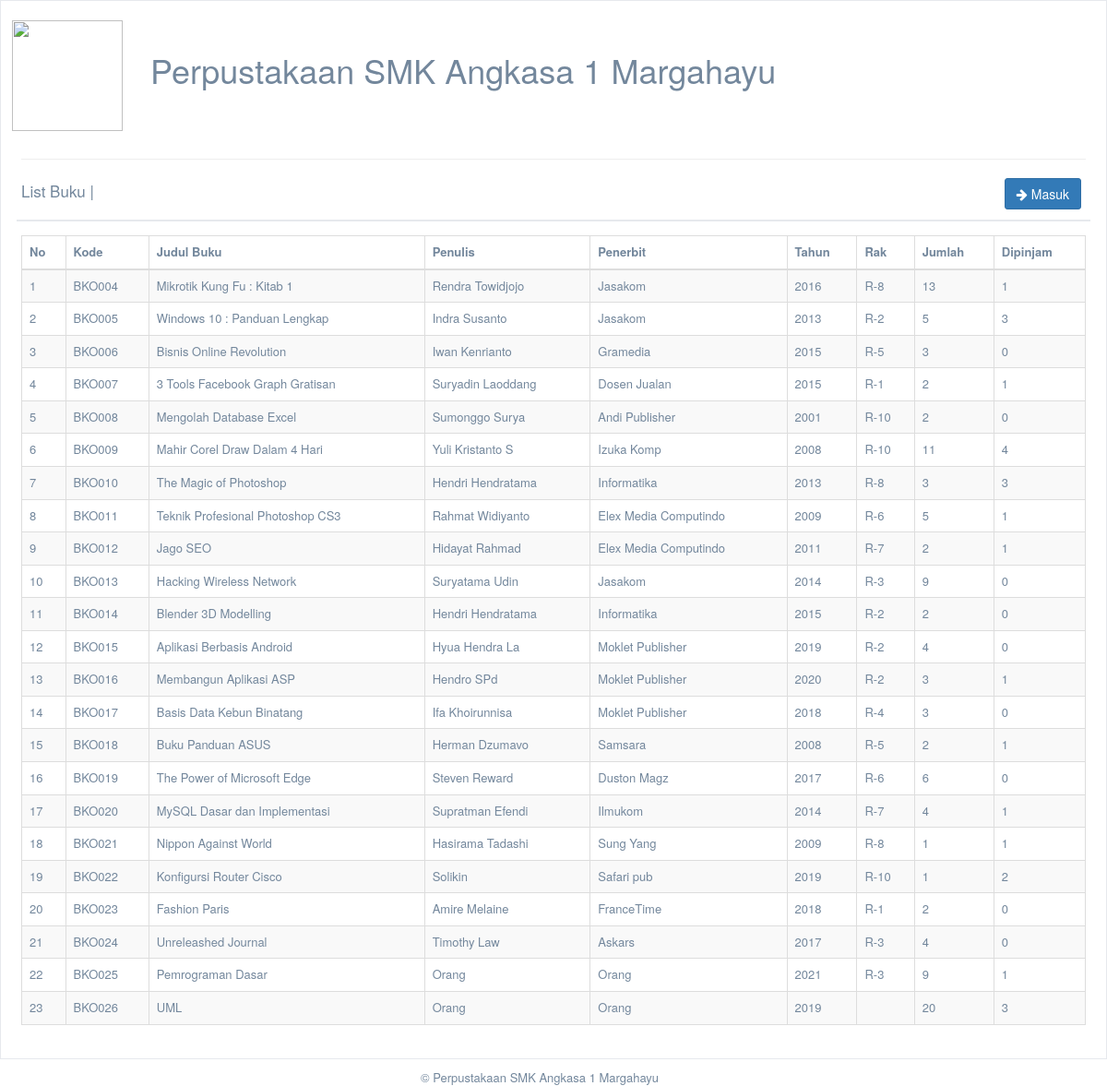
The page / on the database its author committed.
### tables this page shows
CREATE TABLE `buku` (
  `ID_BUKU` varchar(10) NOT NULL,
  `ID_ADMIN` varchar(10) DEFAULT NULL,
  `TITLE` varchar(150) DEFAULT NULL,
  `AUTHOR` varchar(128) DEFAULT NULL,
  `PUBLISHER` varchar(128) DEFAULT NULL,
  `YEAR` char(4) DEFAULT NULL,
  `SHELF` varchar(128) NOT NULL,
  `QTY` int(11) DEFAULT NULL,
  `KELUAR` int(11) DEFAULT NULL
);

### application/controllers/Landing.php (called while the page is built, shortened)
<?php
class Landing extends CI_Controller
{
    public function __construct()
    {
        $this->load->model('Buku_model');
    }
    public function index()
    {
        $data['title'] = 'List Buku';
        $data['primary_view'] = 'landing_view';
        $data['total'] = $this->Buku_model->getCount();
        $data['list'] = $this->Buku_model->getList();
        $this->load->view('landing_template_view', $data);
    }
}

### index.php (called while the page is built, shortened)
<?php
require_once BASEPATH.'core/CodeIgniter.php';

### application/models/Buku_model.php (called while the page is built, shortened)
<?php
class Buku_model extends CI_Model
{
	public function getList()
	{
		return $query = $this->db->order_by('ID_BUKU', 'ASC')->get('buku')->result();
	}
}

### application/views/landing_view.php (the view, shortened to what this page needs)
<div class="row">
    <div class="col-md-12 col-sm-12 col-xs-12">
        <div class="x_panel">
            <div class="x_title">
                <div class="row">
                    <h1>
                        <img width="120px" height="120px" src="<?php echo base_url('assets/img/logosmkangkasa1.png'); ?>">
                        &nbsp Perpustakaan SMK Angkasa 1 Margahayu
                    </h1>
                </div>
                <hr>
                <h2>List Buku |<small class="redtext">Berikut list buku yang dibutuhkan siswa untuk melakukan peminjaman. Untuk masuk sebagai Admin / Petugas tekan tombol <b>Masuk</b> di sebelah kanan !</small></h2>
                <a href="<?php echo base_url('login'); ?>" class="btn btn-primary pull-right"><i class="fa fa-arrow-right"></i> Masuk</a>
                <div class="clearfix"></div>
            </div>
            <div class="x_content">
                <?php if ($total == 0) : ?>
                    <div class="alert alert-danger">Tidak ada data</div>
                <?php else : ?>
                    <table id="datatable" class="table table-striped table-bordered">
                        <thead>
                            <tr>
                                <th>No</th>
                                <th>Kode</th>
                                <th>Judul Buku</th>
                                <th>Penulis</th>
                                <th>Penerbit</th>
                                <th>Tahun</th>
                                <th>Rak</th>
                                <th>Jumlah</th>
                                <th>Dipinjam</th>
                            </tr>
                        </thead>
                        <tbody>
                            <?php $no = 1; ?>
                            <?php foreach ($list as $bookList) : ?>
                                <tr>
                                    <td><?php echo $no ?></td>
                                    <td><?php echo $bookList->ID_BUKU ?></td>
                                    <td><?php echo $bookList->TITLE ?></td>
                                    <td><?php echo $bookList->AUTHOR ?></td>
                                    <td><?php echo $bookList->PUBLISHER ?></td>
                                    <td><?php echo $bookList->YEAR ?></td>
                                    <td><?php echo $bookList->SHELF ?></td>
                                    <td><?php echo $bookList->QTY ?></td>
                                    <td><?php echo $bookList->KELUAR ?></td>
                                </tr>
                                <?php $no++; ?>
                            <?php endforeach; ?>
                        </tbody>
                    </table>
                <?php endif; ?>
            </div>
        </div>
    </div>
</div>
</div>

### application/views/landing_template_view.php (shortened to what this page needs)
<!DOCTYPE html>
<html lang="en">
<head>
    <link href="<?php echo base_url() ?>assets/vendors/bootstrap/dist/css/bootstrap.min.css" rel="stylesheet">
    <link href="<?php echo base_url() ?>assets/vendors/font-awesome/css/font-awesome.min.css" rel="stylesheet">
    <link href=".<?php echo base_url() ?>assets/vendors/nprogress/nprogress.css" rel="stylesheet">
    <link href="<?php echo base_url() ?>assets/vendors/iCheck/skins/flat/green.css" rel="stylesheet">
    <link href="<?php echo base_url() ?>assets/vendors/bootstrap-progressbar/css/bootstrap-progressbar-3.3.4.min.css" rel="stylesheet">
    <link href="<?php echo base_url() ?>assets/vendors/jqvmap/dist/jqvmap.min.css" rel="stylesheet" />
    <link href="<?php echo base_url() ?>assets/vendors/bootstrap-daterangepicker/daterangepicker.css" rel="stylesheet">
    <link href="<?php echo base_url() ?>assets/build/css/custom.min.css" rel="stylesheet">
    <link href="<?php echo base_url() ?>assets/vendors/datatables.net-bs/css/dataTables.bootstrap.min.css" rel="stylesheet">
    <link href="<?php echo base_url() ?>assets/vendors/datatables.net-buttons-bs/css/buttons.bootstrap.min.css" rel="stylesheet">
    <link href="<?php echo base_url() ?>assets/vendors/datatables.net-fixedheader-bs/css/fixedHeader.bootstrap.min.css" rel="stylesheet">
    <link href="<?php echo base_url() ?>assets/vendors/datatables.net-responsive-bs/css/responsive.bootstrap.min.css" rel="stylesheet">
    <link href="<?php echo base_url() ?>assets/vendors/datatables.net-scroller-bs/css/scroller.bootstrap.min.css" rel="stylesheet">
    <link rel="stylesheet" href="<?php echo base_url() ?>assets/vendors/swal/sweetalert.css">
    <link href="<?php echo base_url() ?>assets/vendors/select2/select2.min.css" rel="stylesheet">
</head>
<body class="nav-md">
    <div class="container body">
        <div class="main_container">
            <div class="" role="main">
                <?php
                $this->load->view($primary_view);
                ?>
            </div>
            <div style="margin-right: 30px;" class="text-center ">
                &copy Perpustakaan SMK Angkasa 1 Margahayu
            </div>
        </div>
</body>
</html>

### application/views/landing_view.php (style rules this page uses)
body { background-color: white; }

### rows shown on the page
buku: ID_BUKU "BKO004", TITLE "Mikrotik Kung Fu : Kitab 1", AUTHOR "Rendra Towidjojo", PUBLISHER "Jasakom", YEAR "2016", SHELF "R-8", QTY "13", KELUAR "1"
buku: ID_BUKU "BKO005", TITLE "Windows 10 : Panduan Lengkap", AUTHOR "Indra Susanto", PUBLISHER "Jasakom", YEAR "2013", SHELF "R-2", QTY "5", KELUAR "3"
buku: ID_BUKU "BKO006", TITLE "Bisnis Online Revolution", AUTHOR "Iwan Kenrianto", PUBLISHER "Gramedia", YEAR "2015", SHELF "R-5", QTY "3", KELUAR "0"
buku: ID_BUKU "BKO007", TITLE "3 Tools Facebook Graph Gratisan", AUTHOR "Suryadin Laoddang", PUBLISHER "Dosen Jualan", YEAR "2015", SHELF "R-1", QTY "2", KELUAR "1"
buku: ID_BUKU "BKO008", TITLE "Mengolah Database Excel", AUTHOR "Sumonggo Surya", PUBLISHER "Andi Publisher", YEAR "2001", SHELF "R-10", QTY "2", KELUAR "0"
buku: ID_BUKU "BKO009", TITLE "Mahir Corel Draw Dalam 4 Hari", AUTHOR "Yuli Kristanto S", PUBLISHER "Izuka Komp", YEAR "2008", SHELF "R-10", QTY "11", KELUAR "4"
buku: ID_BUKU "BKO010", TITLE "The Magic of Photoshop", AUTHOR "Hendri Hendratama", PUBLISHER "Informatika", YEAR "2013", SHELF "R-8", QTY "3", KELUAR "3"
buku: ID_BUKU "BKO011", TITLE "Teknik Profesional Photoshop CS3", AUTHOR "Rahmat Widiyanto", PUBLISHER "Elex Media Computindo", YEAR "2009", SHELF "R-6", QTY "5", KELUAR "1"
buku: ID_BUKU "BKO012", TITLE "Jago SEO", AUTHOR "Hidayat Rahmad", PUBLISHER "Elex Media Computindo", YEAR "2011", SHELF "R-7", QTY "2", KELUAR "1"
buku: ID_BUKU "BKO013", TITLE "Hacking Wireless Network", AUTHOR "Suryatama Udin", PUBLISHER "Jasakom", YEAR "2014", SHELF "R-3", QTY "9", KELUAR "0"
buku: ID_BUKU "BKO014", TITLE "Blender 3D Modelling", AUTHOR "Hendri Hendratama", PUBLISHER "Informatika", YEAR "2015", SHELF "R-2", QTY "2", KELUAR "0"
buku: ID_BUKU "BKO015", TITLE "Aplikasi Berbasis Android", AUTHOR "Hyua Hendra La", PUBLISHER "Moklet Publisher", YEAR "2019", SHELF "R-2", QTY "4", KELUAR "0"
buku: ID_BUKU "BKO016", TITLE "Membangun Aplikasi ASP", AUTHOR "Hendro SPd", PUBLISHER "Moklet Publisher", YEAR "2020", SHELF "R-2", QTY "3", KELUAR "1"
buku: ID_BUKU "BKO017", TITLE "Basis Data Kebun Binatang", AUTHOR "Ifa Khoirunnisa", PUBLISHER "Moklet Publisher", YEAR "2018", SHELF "R-4", QTY "3", KELUAR "0"
buku: ID_BUKU "BKO018", TITLE "Buku Panduan ASUS", AUTHOR "Herman Dzumavo", PUBLISHER "Samsara", YEAR "2008", SHELF "R-5", QTY "2", KELUAR "1"
buku: ID_BUKU "BKO019", TITLE "The Power of Microsoft Edge", AUTHOR "Steven Reward", PUBLISHER "Duston Magz", YEAR "2017", SHELF "R-6", QTY "6", KELUAR "0"
buku: ID_BUKU "BKO020", TITLE "MySQL Dasar dan Implementasi", AUTHOR "Supratman Efendi", PUBLISHER "Ilmukom", YEAR "2014", SHELF "R-7", QTY "4", KELUAR "1"
buku: ID_BUKU "BKO021", TITLE "Nippon Against World", AUTHOR "Hasirama Tadashi", PUBLISHER "Sung Yang", YEAR "2009", SHELF "R-8", QTY "1", KELUAR "1"
buku: ID_BUKU "BKO022", TITLE "Konfigursi Router Cisco", AUTHOR "Solikin", PUBLISHER "Safari pub", YEAR "2019", SHELF "R-10", QTY "1", KELUAR "2"
buku: ID_BUKU "BKO023", TITLE "Fashion Paris", AUTHOR "Amire Melaine", PUBLISHER "FranceTime", YEAR "2018", SHELF "R-1", QTY "2", KELUAR "0"
buku: ID_BUKU "BKO024", TITLE "Unreleashed Journal", AUTHOR "Timothy Law", PUBLISHER "Askars", YEAR "2017", SHELF "R-3", QTY "4", KELUAR "0"
buku: ID_BUKU "BKO025", TITLE "Pemrograman Dasar", AUTHOR "Orang", PUBLISHER "Orang", YEAR "2021", SHELF "R-3", QTY "9", KELUAR "1"
buku: ID_BUKU "BKO026", TITLE "UML", AUTHOR "Orang", PUBLISHER "Orang", YEAR "2019", QTY "20", KELUAR "3"
